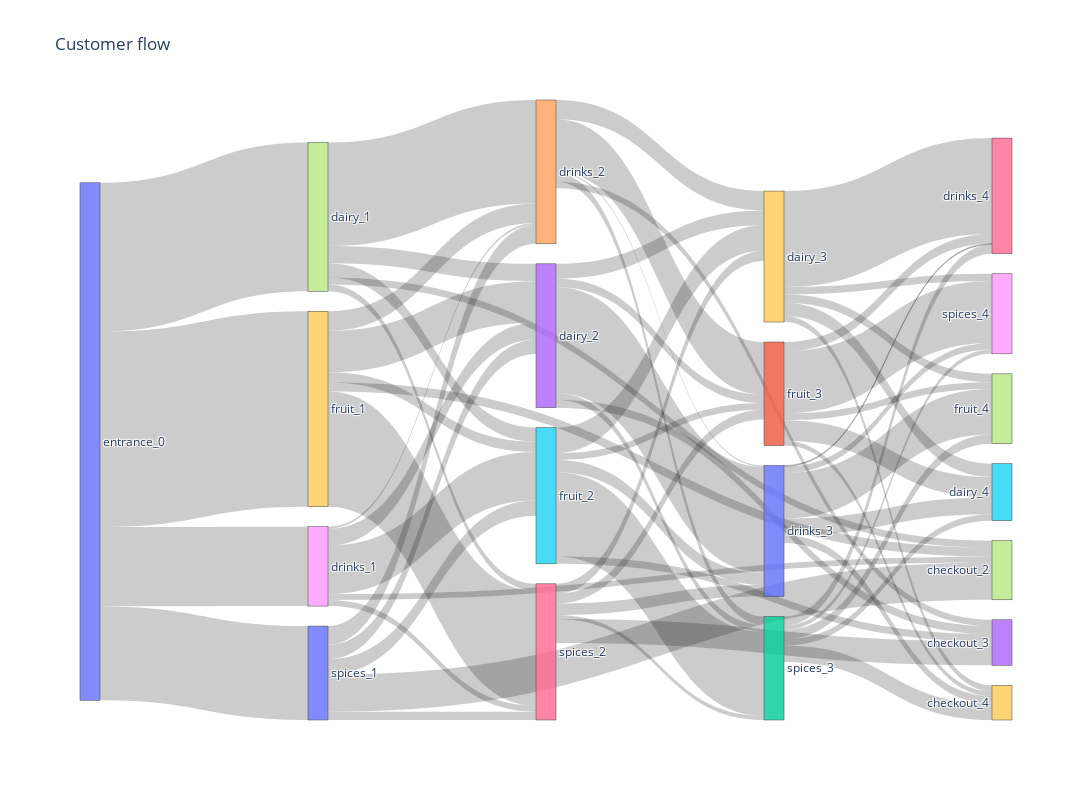

Here is the notebook cell this chart was saved with:
### Code cell
# Create sankey diagram
fig = go.Figure(
    go.Sankey(
        node=dict(
            label=list(mapping.keys()),
        ),
        link=dict(
            source=P_final["source"],
            target=P_final["target"],
            value=P_final["value"],
        ),
    )
)

fig.update_layout(title_text="Customer flow", width=1200, height=800)
fig.show()

### Figure 1 — Plotly figure (JSON) as saved in the notebook; plotly's stock layout.template omitted (floating-point values rounded to 4 significant figures)
{"data": [{"link": {"source": [0, 0, 0, 0, 0, 7, 8, 9, 10, 7, 8, 9, 10, 7, 8, 9, 10, 7, 8, 9, 10, 7, 8, 9, 10, 13, 14, 15, 16, 13, 14, 15, 16, 13, 14, 15, 16, 13, 14, 15, 16, 13, 14, 15, 16, 19, 20, 21, 22, 19, 20, 21, 22, 19, 20, 21, 22, 19, 20, 21, 22, 19, 20, 21, 22], "target": [7, 8, 9, 10, 11, 13, 13, 13, 13, 14, 14, 14, 14, 15, 15, 15, 15, 16, 16, 16, 16, 17, 17, 17, 17, 19, 19, 19, 19, 20, 20, 20, 20, 21, 21, 21, 21, 22, 22, 22, 22, 23, 23, 23, 23, 25, 25, 25, 25, 26, 26, 26, 26, 27, 27, 27, 27, 28, 28, 28, 28, 29, 29, 29, 29], "value": [2141, 1143, 2810, 1351, 0, 250, 245, 597, 207, 1489, 30, 280, 270, 203, 696, 149, 220, 97, 88, 1655, 119, 102, 84, 129, 535, 215, 278, 367, 145, 1523, 20, 176, 165, 121, 756, 99, 138, 98, 121, 1212, 58, 112, 93, 105, 344, 192, 241, 295, 92, 1381, 14, 135, 134, 120, 655, 99, 131, 105, 94, 891, 62, 86, 110, 69, 235]}, "node": {"label": ["entrance_0", "dairy_0", "drinks_0", "fruit_0", "spices_0", "checkout_0", "entrance_1", "dairy_1", "drinks_1", "fruit_1", "spices_1", "checkout_1", "entrance_2", "dairy_2", "drinks_2", "fruit_2", "spices_2", "checkout_2", "entrance_3", "dairy_3", "drinks_3", "fruit_3", "spices_3", "checkout_3", "entrance_4", "dairy_4", "drinks_4", "fruit_4", "spices_4", "checkout_4"]}, "type": "sankey"}], "layout": {"height": 800, "title": {"text": "Customer flow"}, "width": 1200}}
